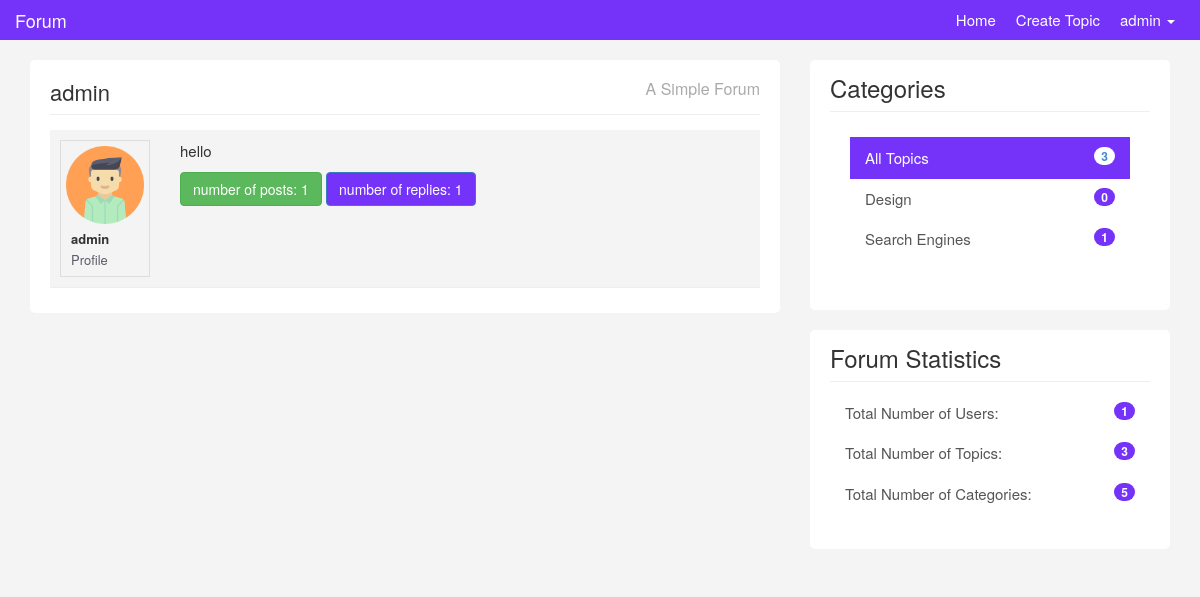
Screenshot of /users/profile.php?name=admin (signed in) with the database file from the repository.
### tables this page shows
CREATE TABLE `users` (
  `id` int(5) NOT NULL,
  `name` varchar(200) NOT NULL,
  `email` varchar(200) NOT NULL,
  `username` varchar(200) NOT NULL,
  `password` varchar(200) NOT NULL,
  `about` text NOT NULL,
  `avatar` varchar(200) NOT NULL,
  `created_at` timestamp NOT NULL DEFAULT current_timestamp()
);

CREATE TABLE `categories` (
  `id` int(5) NOT NULL,
  `name` varchar(200) NOT NULL,
  `created_at` timestamp NOT NULL DEFAULT current_timestamp()
);

### users/profile.php (the view, shortened to what this page needs)
<?php require "../includes/header.php"; ?>
<?php require "../config/config.php"; ?>
<?php
if (isset($_GET['name'])) {
    $name = $_GET['name'];
    $select = $conn->query("SELECT * FROM users WHERE username = '$name'");
    $select->execute();
    $user = $select->fetch(PDO::FETCH_OBJ);
    $nb_topics = $conn->query("SELECT COUNT(*) AS nb_topics FROM users WHERE username = '$name'");
    $nb_topics->execute();
    $all_nb_topics = $nb_topics->fetch(PDO::FETCH_OBJ);
    $nb_replies = $conn->query("SELECT COUNT(*) AS nb_replies FROM replies WHERE user_name = '$name'");
    $nb_replies->execute();
    $all_nb_replies = $nb_replies->fetch(PDO::FETCH_OBJ);
}
?>
<div class="container">
    <div class="row">
        <div class="col-md-8">
            <div class="main-col">
                <div class="block">
                    <h1 class="pull-left"><?php echo $user->name; ?></h1>
                    <h4 class="pull-right">A Simple Forum</h4>
                    <div class="clearfix"></div>
                    <hr>
                    <ul id="topics">
                        <li id="main-topic" class="topic topic">
                            <div class="row">
                                <div class="col-md-2">
                                    <div class="user-info">
                                        <img class="avatar pull-left" src="../img/<?php echo $user->avatar; ?>">
                                        <ul>
                                            <li><strong><?php echo $user->username; ?></strong></li>
                                            <li><a href=" profile.php?name=<?php echo $user->username; ?>">Profile</a>
                                        </ul>
                                    </div>
                                </div>
                                <div class="col-md-10">
                                    <div class="topic-content pull-right">
                                        <p><?php echo $user->about; ?></p>
                                    </div>
                                    <a class="btn btn-success" href="" role="button">number of posts: <?php echo  $all_nb_topics->nb_topics; ?></a>
                                    <a class="btn btn-primary" href="" role="button">number of replies: <?php echo  $all_nb_replies->nb_replies; ?></a>
                                </div>
                            </div>
                        </li>
                    </ul>
                </div>
            </div>
        </div>
        <?php require "../includes/footer.php"; ?>

### includes/footer.php (shortened to what this page needs)
<?php
$topics = $conn->query("SELECT COUNT(*) AS all_topics FROM topics");
$topics->execute();
$allTopics = $topics->fetch(PDO::FETCH_OBJ);
$categories = $conn->query("SELECT categories.id AS id , categories.name AS name,
COUNT(topics.category) AS count_category FROM categories LEFT JOIN topics ON
categories.name = topics.category GROUP BY(topics.category);");
$categories->execute();
$allCategories = $categories->fetchAll(PDO::FETCH_OBJ);
$users = $conn->query("SELECT COUNT(*) AS count_users FROM users");
$users->execute();
$allUsers = $users->fetch(PDO::FETCH_OBJ);
$topics = $conn->query("SELECT COUNT(*) AS count_topics FROM topics");
$topics->execute();
$allTopics_count = $topics->fetch(PDO::FETCH_OBJ);
$categories_count = $conn->query("SELECT COUNT(*) AS categories_count FROM categories");
$categories_count->execute();
$allCategories_count = $categories_count->fetch(PDO::FETCH_OBJ);
?>
<div class="col-md-4">
	<div class="sidebar">
		<div class="block">
			<h3>Categories</h3>
			<div class="list-group block ">
				<a href="#" class="list-group-item active">All Topics <span class="badge pull-right"><?php echo $allTopics->all_topics;   ?></span></a>
				<?php foreach ($allCategories as $category) : ?>
					<a href="<?php echo APPURL; ?>/categories/show.php?name=<?php echo $category->name; ?>" class="list-group-item"><?php echo $category->name;  ?><span class="color badge pull-right"><?php echo $category->count_category ?></span></a>
				<?php endforeach; ?>
			</div>
		</div>
		<div class="block" style="margin-top: 20px;">
			<h3 class="margin-top: 40px">Forum Statistics</h3>
			<div class="list-group">
				<a href="#" class="list-group-item">Total Number of Users:<span class="color badge pull-right"><?php echo $allUsers->count_users;   ?></span></a>
				<a href="#" class="list-group-item">Total Number of Topics:<span class="color badge pull-right"><?php echo $allTopics_count->count_topics;   ?></span></a>
				<a href="#" class="list-group-item">Total Number of Categories: <span class="color badge pull-right"><?php echo $allCategories_count->categories_count;   ?></span></a>
			</div>
		</div>
	</div>
</div>
</body>
</html>

### css/custom.css (style rules this page uses)
body { padding-top: 60px; background:#f4f4f4; font-size:15px; }
a { color:#5c5b69; }
ul { padding:0; margin:0; list-style:none; }
hr { margin:10px 0 15px 0; }
h3 { margin-bottom:5px; }
.block { background:#fff; border-radius:5px; padding: 15px 20px; margin-bottom:20px; }
.main-col { overflow:auto; }
.main-col h1 { font-size:22px; margin:5px 0 0 0; padding:0; }
.main-col h4 { font-size:16px; margin:5px 0 0 0; padding:0; color:#aaa; }
.sidebar .block h3 { margin:0 0 10px 0; padding-bottom:10px; border-bottom:#eee solid 1px; }
.topic { border-bottom:#eee solid 1px; margin-bottom:10px; padding:10px; }
.topic-content { width:100%; }
img.avatar { width:100%; }
a.list-group-item.active, a.list-group-item.active:hover, a.list-group-item.active:focus { background:rgb(117, 50, 249); border-radius:0; }
.list-group-item { border:0 }
#main-topic { background:#f4f4f4; padding:10px; }
.user-info { border:#ddd solid 1px; padding:5px; overflow:hidden; font-size:13px; }
.user-info img { display:block; margin-bottom:5px; }
.user-info ul { list-style:none; margin:10px 0 0 5px; }
.user-info li { line-height:1.6em; }
.btn-primary { background:#7532F9; }
.color { background-color: rgb(117, 50, 249); color: white; }

### rows the page displays
users: name "admin", avatar (picture), username "admin", about "hello"
categories: name "Design", count_category "0"
categories: name "Search Engines", count_category "1"

### other values shown
$_SESSION['username'] "admin"
$all_nb_topics->nb_topics "1"
$all_nb_replies->nb_replies "1"
$allTopics->all_topics "3"
$allUsers->count_users "1"
$allTopics_count->count_topics "3"
$allCategories_count->categories_count "5"
